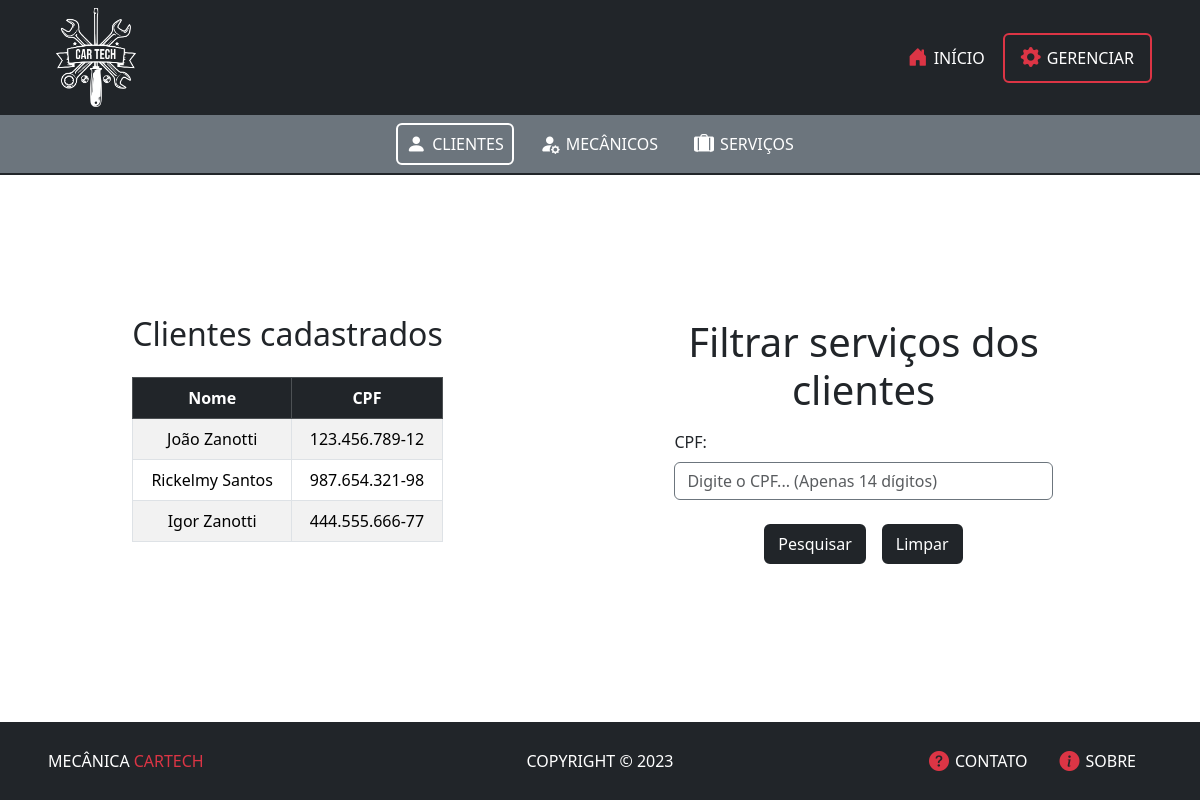
Screenshot of /view/cliente/filtro-cliente.php with the database file from the repository.
### tables this page shows
CREATE TABLE `pessoas` (
  `id_pessoa` int(11) NOT NULL,
  `nome` varchar(50) NOT NULL,
  `cpf` varchar(14) NOT NULL,
  `telefone` varchar(14) NOT NULL,
  `endereco` varchar(100) NOT NULL
);

### control/ClienteControl.class.php (called while the page is built, shortened)
<?php
class ClienteControl {
    private $conexao;
    function __construct($conexao) {
        $this->conexao = $conexao;
    }
    public function listarObj() {
        $sql = "SELECT * FROM clientes";
        $result = $this->conexao->query($sql);
        $clientes = array();
        if ($result->num_rows > 0) {
            while ($row = $result->fetch_assoc()) {
                $clientes[] = $row;
            }
        }
        $sql = "SELECT * FROM pessoas";
        $result = $this->conexao->query($sql);
        $pessoas = array();
        if ($result->num_rows > 0) {
            while ($row = $result->fetch_assoc()) {
                foreach ($clientes as $cliente) {
                    if ($row['id_pessoa'] == $cliente['id_cliente']) {
                        $pessoas[] = $row;
                    }
                }
            }
        }
        if (count($clientes) != 0 && count($pessoas) != 0) {
            $clientesPessoas = array();
            for ($i = 0; $i < count($pessoas); $i++) {
                $clientesPessoas[$i] = new Cliente(
                    $pessoas[$i]['nome'],
                    $pessoas[$i]['cpf'],
                    $pessoas[$i]['telefone'],
                    $pessoas[$i]['endereco'],
                    $clientes[$i]['formaPagamento']);
                $clientesPessoas[$i]->setId($pessoas[$i]['id_pessoa']);
            }
            return $clientesPessoas;
        }
        return null;
    }
}
?>

### model/Database.class.php (called while the page is built, shortened)
<?php
class Database {
    private $host;
    private $username;
    private $password;
    private $database;
    private $connection;
    public function __construct($host, $username, $password, $database) {
        $this->host = $host;
        $this->username = $username;
        $this->password = $password;
        $this->database = $database;
    }
    private function connect() {
        $this->connection = new mysqli($this->host, $this->username, $this->password, $this->database);
    }
    public function query($sql) {
        return $this->connection->query($sql);
    }
}
?>

### model/Pessoa.class.php (called while the page is built, shortened)
<?php
class Pessoa {
    private $nome;
    private $cpf;
    function __construct($nome = "", $cpf = "", $telefone = "", $endereco = "") {
        $this->nome = $nome;
        $this->cpf = $cpf;
    }
    function setId($id_pessoa) {
        return $this->id_pessoa = $id_pessoa;
    }
    function getNome() {
        return $this->nome;
    }
    function getCpf() {
        return $this->cpf;
    }
}
?>

### view/cliente/filtro-cliente.php (the view, shortened to what this page needs)
<?php
require_once '../../control/public.php';
require_once '../../control/funcoes.php';
echo criaHeader("Clientes");
?>
<main class="d-flex align-items-center justify-content-around flex-grow-1 my-4">
    <div class="listagem ms-5">
        <div class="clientes d-flex flex-column align-items-center mb-4">
        <h2 class="mb-4">Clientes cadastrados</h2>
            <?php
                $vetClientes = $clienteControl->listarObj();
                if ($vetClientes != null) {
                    echo '<table class="table table-bordered table-striped table-hover text-center align-middle">
                    <thead class="table-dark align-middle">
                        <tr>
                            <th>Nome</th>
                            <th>CPF</th>
                        </tr>
                    </thead>
                    <tbody>';
                    foreach ($vetClientes as $cliente) {
                    echo '<tr>
                            <td>'.$cliente->getNome().'</td>
                            <td>'.$cliente->getCpf().'</td>
                        </tr>';
                    }
                    echo '</tbody>
                    </table>';
                } else {
                    echo '<p>Nenhum cliente encontrado.</p>';
                }
            ?>
        </div>
    </div>
    <div class="formulario d-flex flex-column align-items-center">
        <h1 class="mb-3 text-center w-75">Filtrar serviços dos clientes</h1>
        <form action="../filtrar.php?url=cliente" method="post" class="w-75">
            <p class="d-flex flex-column align-items-center">
                <label for="cpf" class="form-label align-self-start">CPF:</label>
                <input type="text" id="cpf" name="cpf" class="form-control border border-secondary" placeholder="Digite o CPF... (Apenas 14 dígitos)" pattern="\d{3}\.\d{3}\.\d{3}-\d{2}" required>
            </p>
            <p class="d-flex justify-content-center mt-4">
                <input type="submit" value="Pesquisar" class="btn btn-dark mx-2 border border-dark border-2">
                <input type="reset" value="Limpar" class="btn btn-dark mx-2 border border-dark border-2">
            </p>
        </form>
    </div>
</main>
<?php
echo criaFooter();
?>

### rows the page displays
pessoas: nome "João Zanotti", cpf "123.456.789-12"
pessoas: nome "Rickelmy Santos", cpf "987.654.321-98"
pessoas: nome "Igor Zanotti", cpf "444.555.666-77"
